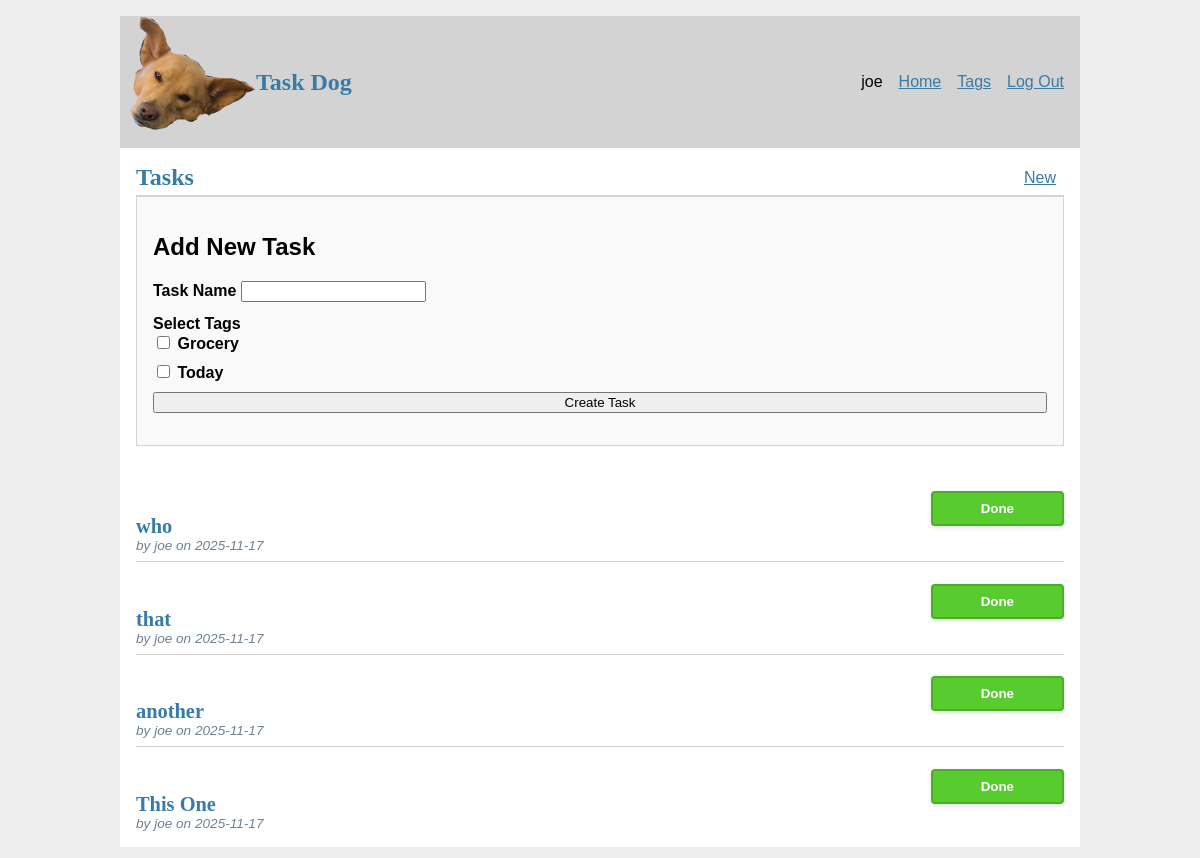
Screenshot of / (signed in) with the database file from the repository.
### tables this page shows
CREATE TABLE user (
    id INTEGER PRIMARY KEY AUTOINCREMENT,
    username TEXT UNIQUE NOT NULL,
    password TEXT NOT NULL
);

CREATE TABLE task_tag (
    id INTEGER PRIMARY KEY AUTOINCREMENT,
    tag_name TEXT UNIQUE NOT NULL
);

CREATE TABLE task (
    id INTEGER PRIMARY KEY AUTOINCREMENT,
    author_id INTEGER NOT NULL,
    task_name TEXT NOT NULL,
    create_time TIMESTAMP NOT NULL DEFAULT CURRENT_TIMESTAMP,
    delete_time TIMESTAMP DEFAULT NULL,
    FOREIGN KEY (author_id) REFERENCES user (id)
);

### taskr/task_list.py (the view)
@bp.route("/")
def index():
    db = get_db()
    tasks = Task.list_tasks(db)
    tags = Tag.list_tags(db)
    return render_template("task_list/index.html", tasks=tasks, tags=tags)

### taskr/auth.py (called while the page is built)
@bp.before_app_request
def load_logged_in_user():
    user_id = session.get("user_id")
    if user_id is None:
        g.user = None
    else:
        g.user = (
            get_db().execute("SELECT * FROM user WHERE id = ?", (user_id,)).fetchone()
        )

### taskr/db.py (called while the page is built)
def get_db():
    if "db" not in g:
        g.db = sqlite3.connect(
            current_app.config["DATABASE"],
            detect_types=sqlite3.PARSE_DECLTYPES,
        )
        g.db.row_factory = sqlite3.Row
    return g.db

### taskr/tag.py (called while the page is built)
def _localize(tag) -> types.Tag:
    return types.Tag(
        tag_id=tag['id'],
        tag_name=tag['tag_name']
    )

def list_tags(db: Connection) -> List[types.Tag]:
    tags = db.execute("SELECT id, tag_name FROM task_tag ORDER BY tag_name").fetchall()
    types_tags = []
    for tag in tags:
        types_tags.append(_localize(tag))
    return tags

### taskr/task.py (called while the page is built)
def list_tasks(db: Connection):
    tasks = db.execute(
        "SELECT t.id, author_id, task_name, create_time, delete_time, u.username"
        " FROM task t JOIN user u ON t.author_id = u.id"
        " ORDER BY delete_time DESC NULLS FIRST, create_time DESC"
    ).fetchall()
    return tasks

### taskr/templates/task_list/index.html (shortened to what this page needs)
{% extends 'base.html' %}
{% block header %}
  <h1>{% block title %}Tasks{% endblock %}</h1>
  {% if g.user %}
    <a class="action" href="{{ url_for('task_list.create_task_with_tags') }}">New</a>
  {% endif %}
{% endblock %}
{% block content %}
  {% if g.user %}
    {% if not tags %}
      <div>
        <a href="{{ url_for('tag.index') }}">No tags: Go make some here</a>
      </div>
    {% else %}
      <div class="create_form">
        <h2>Add New Task</h2>
        <form method="POST" action="{{ url_for('task_list.create_task_with_tags') }}" id="taskForm">
          <div class="form-group">
              <label for="taskName">Task Name</label>
              <input type="text" id="taskName" name="task_name" required>
          </div>
          <div class="form-group tag-toggles">
              <label>Select Tags</label>
                {% for tag in tags %}
                <div class="tag-item">
                    <input type="checkbox"
                          id="tag-{{ loop.index }}"
                          name="selected_tags"
                          value="{{ tag.tag_id }}">
                    <label for="tag-{{ loop.index }}" class="toggle-button">
                        {{ tag.tag_name }}
                    </label>
                </div>
                {% endfor %}
          </div>
          <button type="submit">Create Task</button>
        </form>
      {% endif %}
    </div>
  {% else %}
    <p><a href="{{ url_for('auth.login') }}">Log in</a> to manage your tasks.</p>
    <p><a href="{{ url_for('auth.register') }}">Register</a> if you don't have an account yet.</p>
  {% endif %}
  {%  if tasks %}
    {% for task in tasks %}
      <article class="task">
        <header>
          <div>
            <h1>{{ task['task_name'] }}</h1>
            <div class="about">by {{ task['username'] }} on {{ task['create_time'].strftime('%Y-%m-%d') }}</div>
          </div>
          {% if g.user['id'] == task['author_id'] and task['delete_time'] == None %}
            <form action="{{ url_for('task.delete', id=task['id']) }}" method="post">
              <input class="task_complete" type="submit" value="Done">
            </form>
          {% endif %}
        </header>
      </article>
      {% if not loop.last %}
        <hr>
      {% endif %}
    {% endfor %}
  {% endif %}
{% endblock %}

### taskr/templates/base.html (shortened to what this page needs)
<!DOCTYPE html>
<link rel="stylesheet" href="{{url_for('static', filename='style.css')}}">
<nav>
  <a href="{{ url_for('index') }}">
    <img src="{{ url_for('static', filename='favicon2.ico') }}" alt=" Dog Logo">
  </a>
  <h1>Task Dog</h1>
  <ul>
    {% if g.user %}
      <li><span>{{ g.user['username'] }}</span>
      <li><a href="{{ url_for('task_list.index') }}">Home</a>
      <li><a href="{{ url_for('tag.index') }}">Tags</a>
      <li><a href="{{ url_for('auth.logout') }}">Log Out</a>
    {% else %}
      <li><a href="{{ url_for('task_list.index') }}">Home</a>
      <li><a href="{{ url_for('auth.register') }}">Register</a>
      <li><a href="{{ url_for('auth.login') }}">Log In</a>
    {% endif %}
  </ul>
</nav>
<section class="content">
    <header>
        {% block header %}{% endblock %}
    </header>
    {% block content %}{% endblock %}
</section>

### taskr/static/style.css (style rules this page uses)
h1 { font-family: serif; color: #377ba8; margin: 1rem 0; }
a { color: #377ba8; }
hr { border: none; border-top: 1px solid lightgray; }
nav { background: lightgray; display: flex; align-items: center; padding: 0 0.5rem; }
nav h1 { flex: auto; margin: 0; }
nav ul { display: flex; list-style: none; margin: 0; padding: 0; }
nav ul li a, nav ul li span, header .action { display: block; padding: 0.5rem; }
.content { padding: 0 1rem 1rem; }
.content > header { border-bottom: 1px solid lightgray; display: flex; align-items: flex-end; }
.content > header h1 { flex: auto; margin: 1rem 0 0.25rem 0; }
.task > header { display: flex; align-items: flex-end; font-size: 0.85em; }
.task > header > div:first-of-type { flex: auto; }
.task > header h1 { font-size: 1.5em; margin-bottom: 0; }
.task .about { color: slategray; font-style: italic; }
.content:last-child { margin-bottom: 0; }
.content form { margin: 1em 0; display: flex; flex-direction: column; }
.content label { font-weight: bold; margin-bottom: 0.5em; }
.content input, .content textarea { margin-bottom: 1em; }
input[type=submit] { align-self: start; min-width: 10em; }
.create_form { border: 1px solid lightgray; padding: 1rem; margin-bottom: 2rem; background: #f9f9f9; }
input.task_complete { color: white; background-color: #58cc2e; border: 2px solid #4aae26; border-radius: 4px; padding: 0.5rem 1rem; font-weight: bold; cursor: pointer; box-shadow: 0 2px 4px rgba(0, 0, 0, 0.1); }

### rows the page displays
user: user.username "joe"
task_tag: tag_name "Grocery"
task_tag: tag_name "Today"
task: task_name "who", username "joe", create_time "2025-11-17"
task: task_name "that", username "joe", create_time "2025-11-17"
task: task_name "another", username "joe", create_time "2025-11-17"
task: task_name "This One", username "joe", create_time "2025-11-17"
